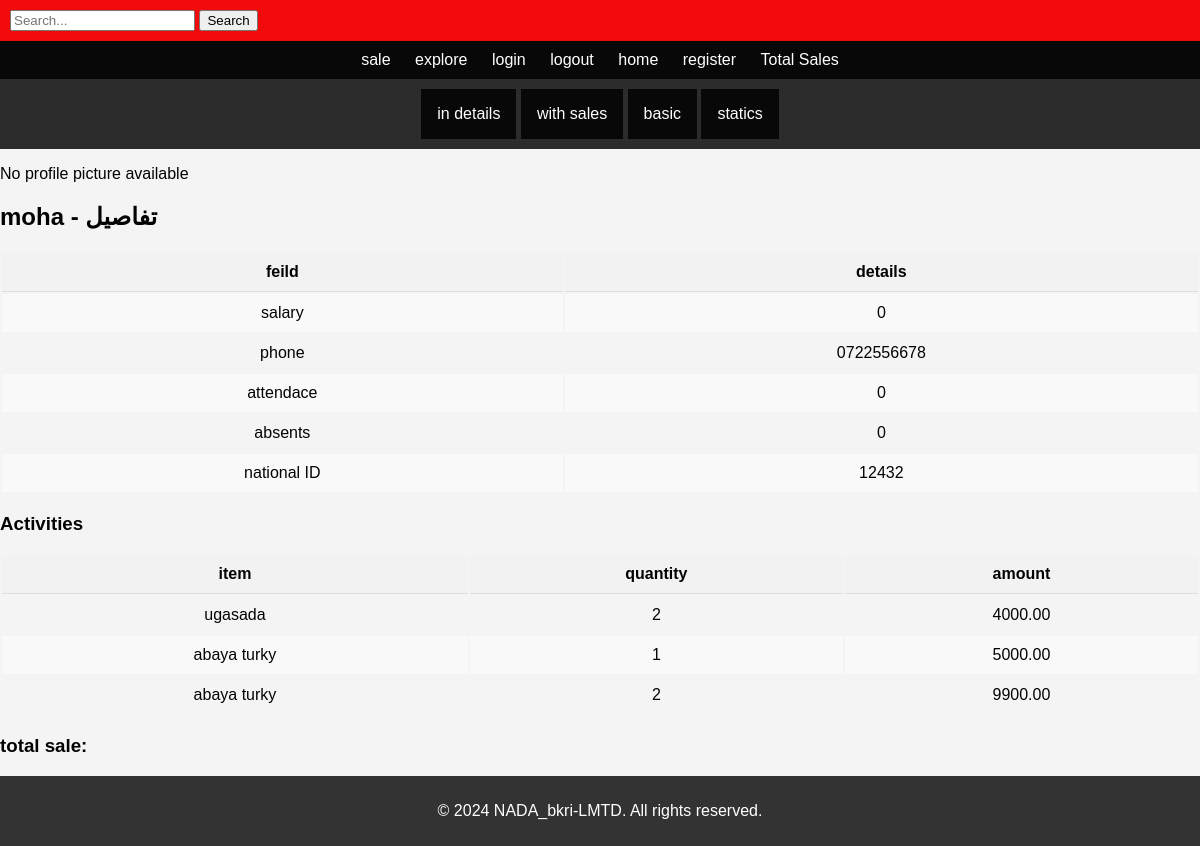
The app's page /staff_detail/1/, older data.
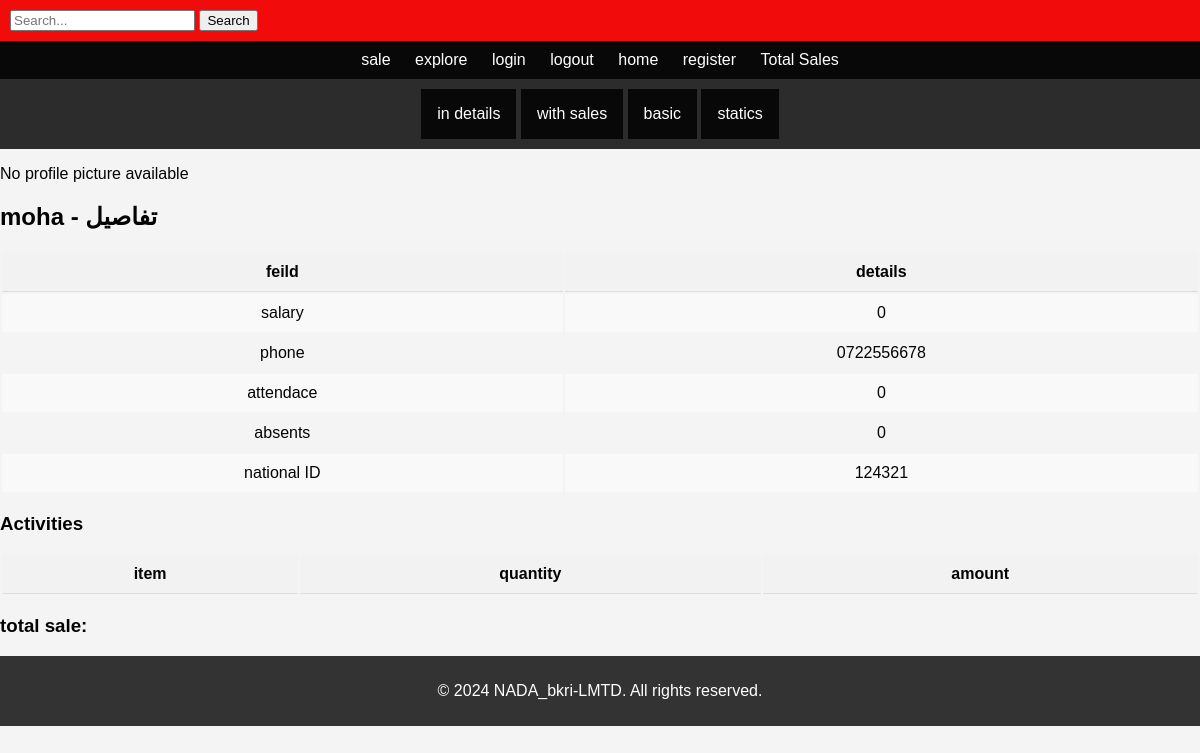
The same page, newer data.
### prd/models.py (models this page shows, shortened)
class Staff(models.Model):
    SHOP = 'Shop'
    STORE = 'Store'
    LOCATION_CHOICES = [
        (SHOP, 'Shop'),
        (STORE, 'Store'),
    ]
    user = models.OneToOneField(User, on_delete=models.CASCADE,null=True)
    first_name = models.CharField(max_length=255)
    last_name = models.CharField(max_length=255)
    email = models.EmailField(unique=True)
    salary = models.PositiveIntegerField(default=0)
    position = models.CharField(
        max_length=5,
        choices=LOCATION_CHOICES,
        default=SHOP,
    )
    phone_num = models.CharField(max_length=10, null=True)
    national_id = models.CharField(max_length=10, null=True, blank=True)
    profile_picture = models.ImageField(upload_to='staff_profile_pics/', blank=True, null=True)

class Sale(models.Model):
    product = models.ForeignKey(Product, on_delete=models.CASCADE)
    staff = models.ForeignKey(Staff, on_delete=models.CASCADE)
    quantity_sold = models.PositiveIntegerField()
    partial_amount_paid = models.DecimalField(max_digits=10, decimal_places=2, default=0)
    sale_date = models.DateField(default=timezone.now)
    sold_amount = models.DecimalField(max_digits=10, decimal_places=2, null=True)
    customer_name = models.CharField(max_length=50, null=True,blank=True)
    is_loan = models.BooleanField(default=False)

class Product(models.Model):
    name = models.CharField(max_length=255, unique=True)
    category = models.ForeignKey(Category, on_delete=models.CASCADE)
    description = models.TextField(blank=True, null=True)
    price = models.DecimalField(max_digits=10, decimal_places=2)
    first_quantity = models.PositiveIntegerField(default=0)
    quantity_available = models.PositiveIntegerField(default=0)
    customer_name = models.CharField(max_length=255, blank=True)
    is_loan = models.BooleanField(default=False)

### prd/views.py (the view)
# urls.py: path('staff_detail/<int:staff_id>/', staff_detail, name='staff_detail'),
def staff_detail(request, staff_id):
    staff = Staff.objects.get(pk=staff_id)
    sales = Sale.objects.filter(staff=staff)
    today = timezone.now()
    first_day_of_month = today.replace(day=1, hour=0, minute=0, second=0, microsecond=0)
    last_day_of_month = (first_day_of_month.replace(month=first_day_of_month.month % 12 + 1) - timezone.timedelta(days=1)).replace(hour=23, minute=59, second=59, microsecond=999999)
    total_absent_days = Attendance.objects.filter(
        staff=staff,
        check_in_time__gte=first_day_of_month,
        check_out_time__lte=last_day_of_month
    ).exclude(check_in_time__isnull=False, check_out_time__isnull=False).values('check_in_time__date').distinct().count()
    total_attendance_days = Attendance.objects.filter(
        staff=staff,
        check_in_time__gte=first_day_of_month,
        check_out_time__lte=last_day_of_month,
        check_in_time__isnull=False,
        check_out_time__isnull=False
    ).values('check_in_time__date').distinct().count()
    return render(request, 'prd/staff_detail.html', {'total_attendance_days':total_attendance_days,'staff': staff, 'total_absent_days': total_absent_days, 'sales':sales})

### prd/templates/prd/staff_detail.html (shortened to what this page needs)
{% extends 'base.html' %}
{% block content %}
{% if staff.profile_picture %}
    <img src="{{ staff.profile_picture.url }}" alt="{{ staff.name }}'s Profile Picture" width="150", border-radius="60">
    {% else %}
        <p>No profile picture available</p>
    {% endif %}
    <h2>{{ staff.user }} - تفاصيل</h2>
    <div class="container">
        <div class="row">
            <div class="col-md-6">
                <div class="table-responsive">
                    <table class="table table-bordered staff-details">
                        <tbody>
                            <tr>
                                <th>feild</th>
                                <th>details</th>
                            </tr>
                            <tr>
                                <td>salary</td>
                                <td>{{ staff.salary }}</td>
                            </tr>
                            <tr>
                                <td>phone</td>
                                <td>{{ staff.phone_num }}</td>
                            </tr>
                            <tr>
                                <td>attendace</td>
                                <td>{{total_attendance_days}}</td>
                            </tr>
                            <tr>
                                <td>absents</td>
                                <td>{{ total_absent_days }}</td>
                            </tr>
                            <tr>
                                <td>national ID</td>
                                <td>{{ staff.national_id }}</td>
                            </tr>
                        </tbody>
                    </table>
                </div>
            </div>
            <div class="col-md-6">
                <h3>Activities</h3>
                <div class="table-responsive">
                    <table class="table table-bordered table-striped staff-activities">
                        <thead>
                            <tr>
                                <th>item</th>
                                <th>quantity</th>
                                <th>amount</th>
                            </tr>
                        </thead>
                        <tbody>
                            {% for sale in sales %}
                                <tr>
                                    <td>{{ sale.product.name }}</td>
                                    <td>{{ sale.quantity_sold }}</td>
                                    <td>{{ sale.sold_amount }}</td>
                                </tr>
                            {% endfor %}
                        </tbody>
                    </table>
                </div>
                <h3>total sale: {{ total_amount_sold }}</h3>
            </div>
        </div>
    </div>
    {% endblock %}

Row changes from the older to the newer data that the page shows:
removed Sale: product.name "ugasada", quantity_sold "2", sold_amount "4000.00"
removed Sale: product.name "abaya turky", quantity_sold "1", sold_amount "5000.00"
removed Sale: product.name "abaya turky", quantity_sold "2", sold_amount "9900.00"
changed Staff "moha": national_id "12432" → "124321"
